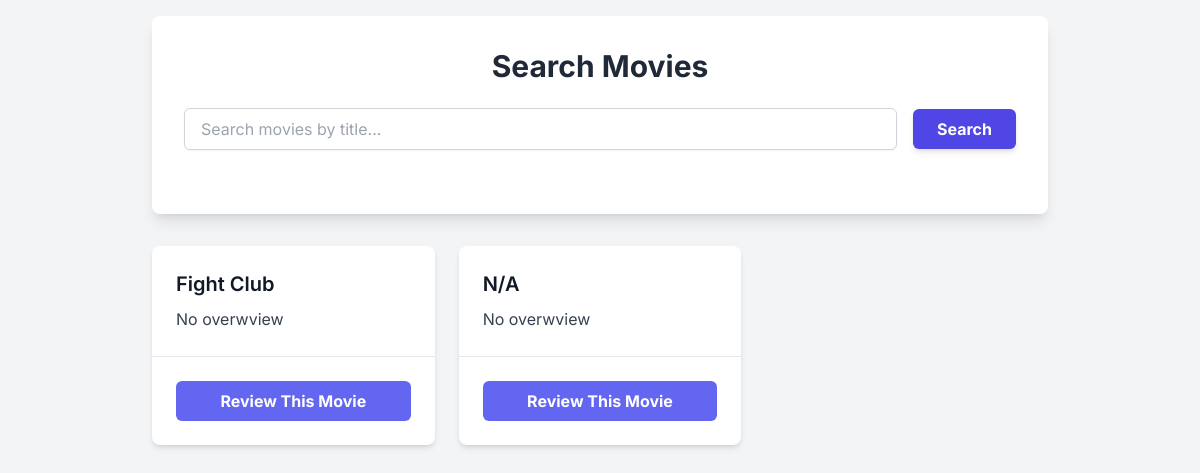
The page /movie/1/ on the database its author committed.
### core/models.py (models this page shows, shortened)
class Movie(models.Model):
    md_id = models.CharField(unique=True, max_length=50)
    title = models.CharField(max_length=200)
    overview = models.TextField()
    release_date = models.DateField(blank=True, null=True)
    poster_url = models.URLField()

### reviews/views.py (the view)
# urls.py: path('movie/<str:md_id>/', movie_list_view , name = 'movie_detail' ),
def movie_list_view(request,md_id=None):
    movies = Movie.objects.all()
    query = ''
    context = {
        'movies' : movies,
        'query' : query,
    }
    return render(request, 'core/index.html', context)

### core/templates/core/index.html (shortened to what this page needs)
<!DOCTYPE html>
<html lang="en">
<head>
    <script src="https://cdn.tailwindcss.com"></script>
</head>
<body class="min-h-screen p-4 flex flex-col items-center">
    <div class="w-full max-w-4xl bg-white shadow-lg rounded-lg p-8 mb-8">
        <h1 class="text-3xl font-bold text-gray-800 mb-6 text-center">Search Movies</h1>
        <form method="get" action="{% url 'search_movies' %}" class="flex flex-col sm:flex-row gap-4 mb-8 items-center justify-center">
            <input
                type="text"
                name="q"
                value="{{ query|default:'' }}"
                placeholder="Search movies by title..."
                class="search-input flex-grow px-4 py-2 border border-gray-300 rounded-md shadow-sm focus:ring-indigo-500 focus:border-indigo-500 sm:w-2/3 w-full"
            >
            <button
                type="submit"
                class="bg-indigo-600 hover:bg-indigo-700 text-white font-bold py-2 px-6 rounded-md transition duration-300 ease-in-out transform hover:scale-105 shadow-md w-full sm:w-auto"
            >
                Search
            </button>
        </form>
    </div>
    {% if movies %}
        <div class="w-full max-w-4xl grid grid-cols-1 sm:grid-cols-2 lg:grid-cols-3 gap-6">
            {% for movie in movies %}
                <div class="bg-white shadow-md rounded-lg overflow-hidden transition duration-300 ease-in-out transform hover:scale-102 hover:shadow-xl flex flex-col">
                    <div class="p-6 flex-grow">
                        <h5 class="text-xl font-semibold text-gray-900 mb-2">{{ movie.title|default:"Untitled Movie" }}</h5>
                        <p class="text-gray-700 text-base leading-relaxed">{{ movie.overview|default:"No overview available."|truncatewords:15 }}</p>
                    </div>
                    <div class="p-6 border-t border-gray-200">
                        <a href="{% url 'select_movie' md_id=movie.md_id %}" class="block w-full text-center bg-indigo-500 hover:bg-indigo-600 text-white font-bold py-2 px-4 rounded-md transition duration-300 ease-in-out">
                            Review This Movie
                        </a>
                    </div>
                </div>
            {% endfor %}
        </div>
    {% else %}
        <div class="text-center text-gray-600 mt-8">
            <p class="text-lg">No movies to display. Try searching for one!</p>
        </div>
    {% endif %}
</body>
</html>

### core/templates/core/index.html (style rules this page uses)
body { font-family: 'Inter', sans-serif; background-color: #f3f4f6; color: #374151; }

### rows shown on the page
Movie: title "Fight Club", overview "No overwview"
Movie: title "N/A", overview "No overwview"
